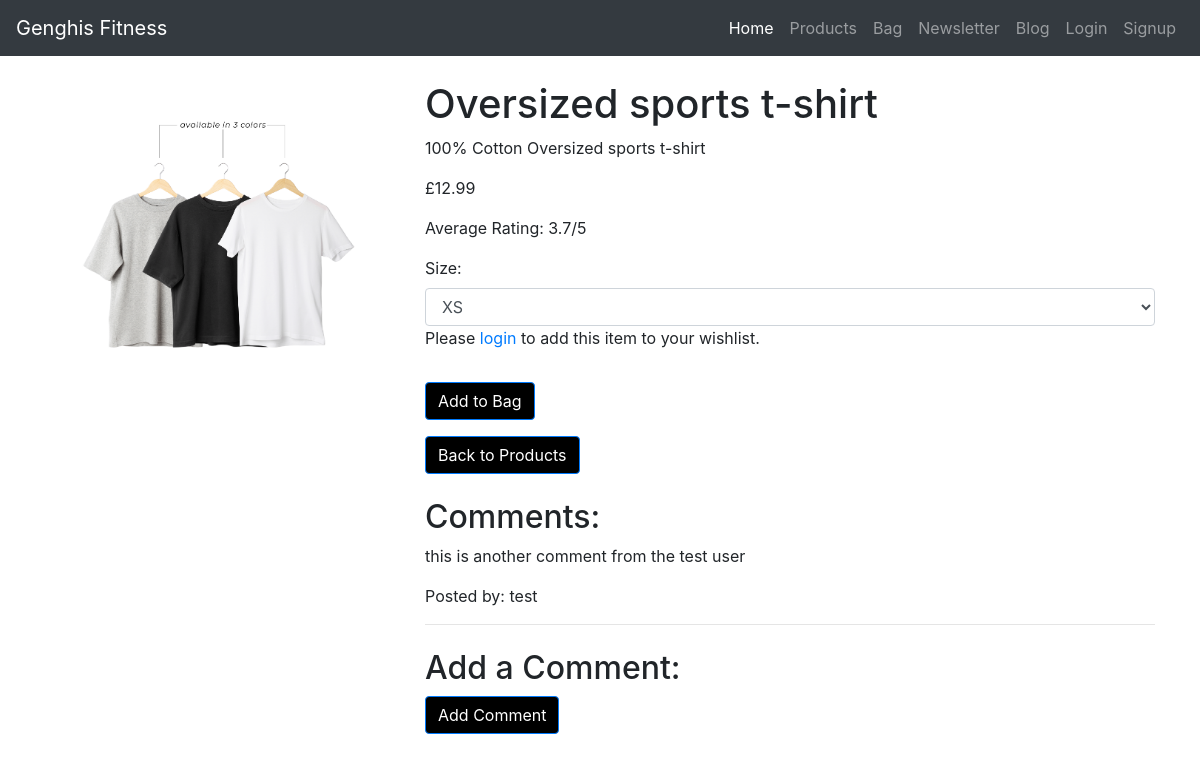
Before: /products/product/2/ with the older database file.
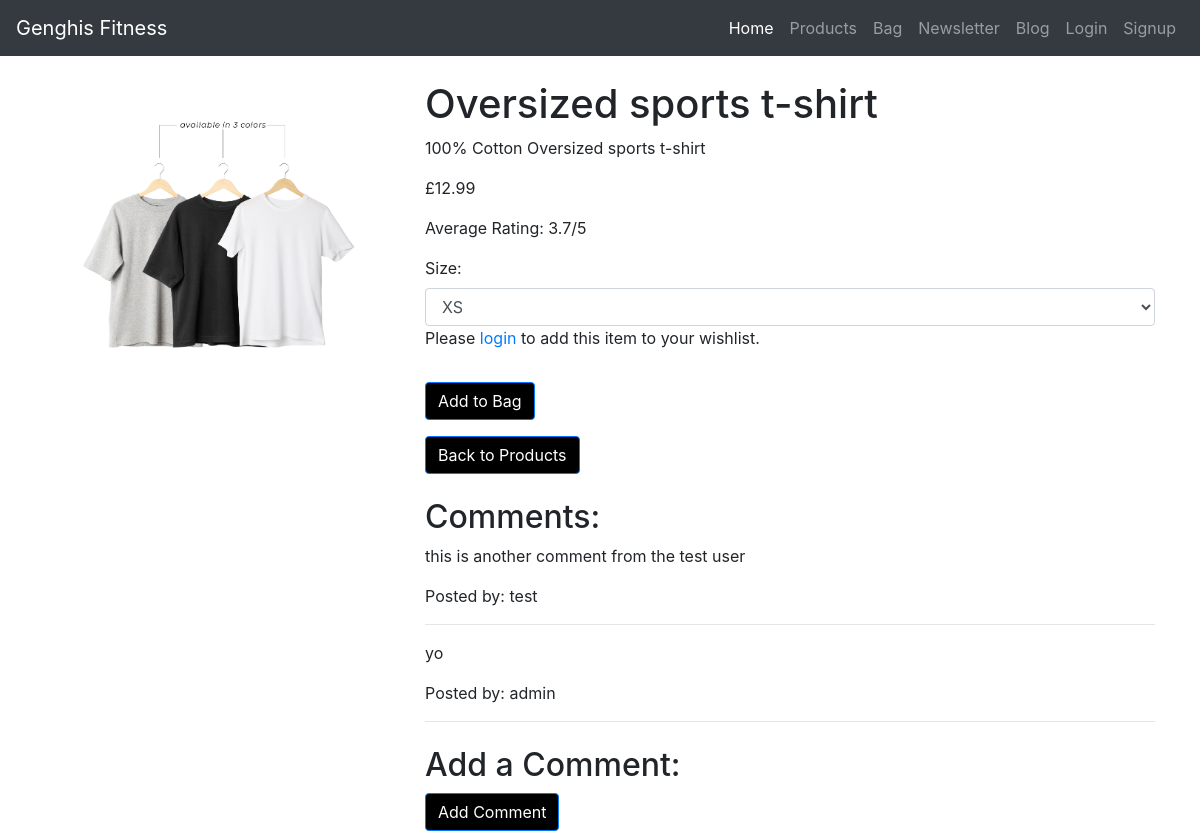
After: the same page with the newer database file.
### products/models.py (models this page shows)
class Comment(models.Model):
    product = models.ForeignKey(
        Product, on_delete=models.CASCADE, related_name='comments')
    user = models.ForeignKey(User, on_delete=models.CASCADE)
    content = models.TextField()
    created_at = models.DateTimeField(auto_now_add=True)
    updated_at = models.DateTimeField(auto_now=True)

### products/views.py (the view, shortened to what this page needs)
class ProductDetailView(DetailView):
    model = Product
    template_name = 'products/product_detail.html'
    context_object_name = 'product'
    def get_context_data(self, **kwargs):
        context = super().get_context_data(**kwargs)
        product = self.get_object()
        average_rating = product.product_ratings.aggregate(
            average_rating=Avg('rating')).get('average_rating')
        context['average_rating'] = round(
            average_rating, 1) if average_rating is not None else 0
        context['has_rated'] = False
        if self.request.user.is_authenticated:
            existing_rating = ProductRating.objects.filter(
                product=product,
                user=self.request.user).first()
            if existing_rating:
                context['has_rated'] = True
        return context

### context/bag_processor.py (called while the page is built, shortened)
def bag_contents(request):
    bag_items = []
    total = 0
    product_count = 0
    bag = request.session.get('bag', {})
    context = {
        'bag_items': bag_items,
        'total': total,
        'product_count': product_count,
        'grand_total': total,
    }
    return context

### products/templates/products/product_detail.html (shortened to what the changed rows need)
{% extends "base.html" %}
{% load static %}
{% block content %}
<div class="container">
    <div class="row">
        <div class="col-md-8">
            <h1 class="mt-4">{{ product.name }}</h1>
            <div class="mt-4">
                <h2>Comments:</h2>
                {% for comment in product.comments.all %}
                    <div class="comment">
                        <p>{{ comment.content }}</p>
                        <p class="comment-user">Posted by: {{ comment.user.username }}</p>
                    </div>
                    <hr>
                {% empty %}
                    <p>No comments yet.</p>
                {% endfor %}
            </div>
            <div class="mt-4">
                <h2>Add a Comment:</h2>
            </div>
        </div>
    </div>
</div>
{% endblock %}

Changed rows visible on the page:
added Comment: content "yo", user.username "admin"
